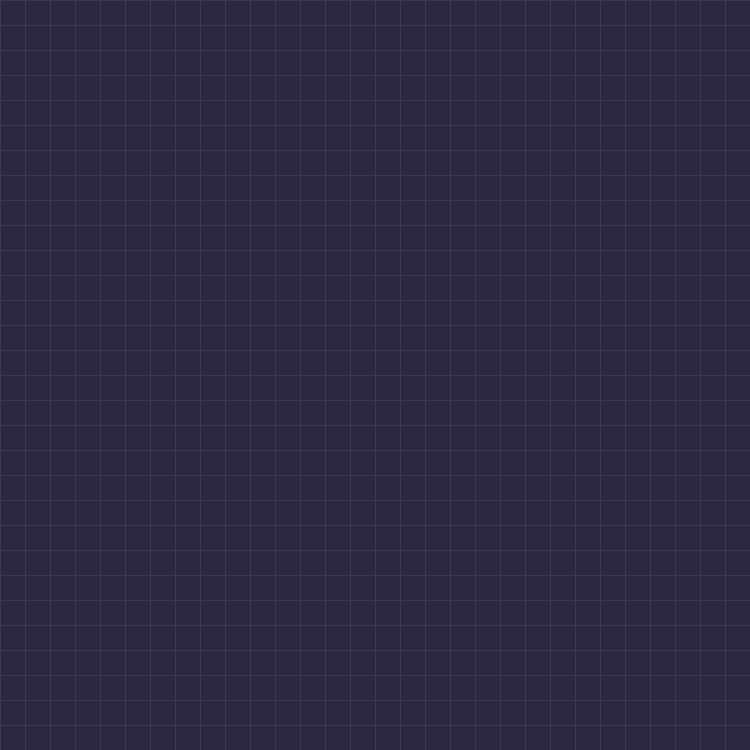
Frame 1 (no input)
Frame 60 (the mouse pressed at the canvas centre just before this capture): identical to frame 1, image omitted
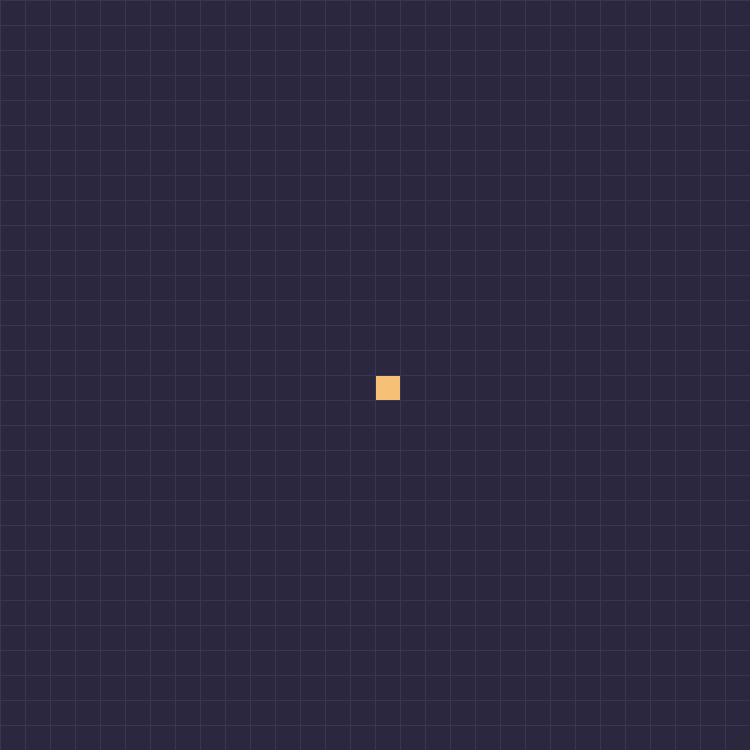
Frame 120 (the mouse held since frame 60 and released just before this capture)

The Processing sketch that drew these frames (run headless with seeded random() and noise(); from frame 60 on, the mouse is pressed at the canvas centre):

// Processing sketch: GameOfLife
// ── GameOfLife.pde
// imports {{{
import java.util.*;
// }}}

// rose-pine colorscheme {{{
final color p_base               = #232136;
final color p_surface            = #2a273f;
final color p_overlay            = #393552;
final color p_inactive           = #59546d;
final color p_subtle             = #817c9c;
final color p_text               = #e0def4;
final color p_love               = #eb6f92;
final color p_gold               = #f6c177;
final color p_rose               = #ea9a97;
final color p_pine               = #3e8fb0;
final color p_foam               = #9ccfd8;
final color p_iris               = #c4a7e7;
final color p_highlight          = #312f44;
final color p_highlight_inactive = #2a283d;
final color p_highlight_overlay  = #3f3c53;
// }}}

int topX = 0, topY = 0;

int n = 30;
int cellSize = 25;
boolean start = false;

Game game;

void settings() {
  size(n * cellSize, n * cellSize);
  pixelDensity(displayDensity());
  game = new Game(cellSize, n);

}

void setup() {
  frameRate(30);
}

void draw() {
  pushMatrix();
    translate(topX, topY);  

    if (start) {
      background(p_base);
      game.update();
    } else {
      background(p_surface);
      if (mousePressed) {
        game.add(mouseX, mouseY);
      }
    }
    game.draw();

  popMatrix();
}

void mouseDragged() {
  // topX += mouseX - pmouseX;
  // topY += mouseY - pmouseY;
}

void keyPressed() {
  if (key == ' ') {
    start = !start;
    if (start) {
      frameRate(10);
    } else {
      frameRate(30);
    }
  }
}

// ── Game.pde
// next      curr
//  0    <-   1     (01)
//  1    <-   1     (11)
//  1    <-   0     (10)
//
//  0 means dead
//  1 means live
class Game {
  private static final int LIVE_TO_DEAD = 1;
  private static final int LIVE_TO_LIVE = 3;
  private static final int DEAD_TO_LIVE = 2;

  private int[][] board;
  private int offset;
  private int size;
  private int n;

  public Game(int size, int n) {
    this.board = new int[n * 2][n * 2];
    this.offset = n / 2;
    this.size = size;
    this.n = n * 2;
  }

  public void update() {
    for (int i = 0; i < n; i++) {
      for (int j = 0; j < n; j++) {
        int count = neighborCounts(i, j);
        boolean alive = board[i][j] == 1;
        if (alive && (count < 2 || count > 3)) {
          board[i][j] = LIVE_TO_DEAD;
        } else if (alive && (count >= 2 || count <= 3)) {
          board[i][j] = LIVE_TO_LIVE;
        } else if (!alive && count == 3) {
          board[i][j] = DEAD_TO_LIVE;
        }
      }
    }

    for (int i = 0; i < n; i++) {
      for (int j = 0; j < n; j++) {
        board[i][j] = (board[i][j] >> 1) & 1;
      }
    }
  }
  
  public void draw() {
    stroke(p_overlay);
    for (int i = offset; i < n - offset; i++) {
      for (int j = offset; j < n - offset; j++) {
        if (board[i][j] == 1) {
          fill(p_gold);
        } else {
          noFill();
        }
        rect((i - offset) * size, (j - offset) * size, size, size);
      }
    }
  }

  public void add(int x, int y) {
    board[x / cellSize + offset][y / cellSize + offset] = 1;
  }

  private int neighborCounts(int i, int j) {
    int topRow = Math.max(0, i - 1);
    int topCol = Math.max(0, j - 1);
    int bottomRow = Math.min(i + 1, n - 1);
    int bottomCol = Math.min(j + 1, n - 1);

    int count = 0;

    for (int r = topRow; r <= bottomRow; r++) {
      for (int c = topCol; c <= bottomCol; c++) {
        count += board[r][c] & 1; 
      }
    }

    return count - (board[i][j] & 1);
  }
}
